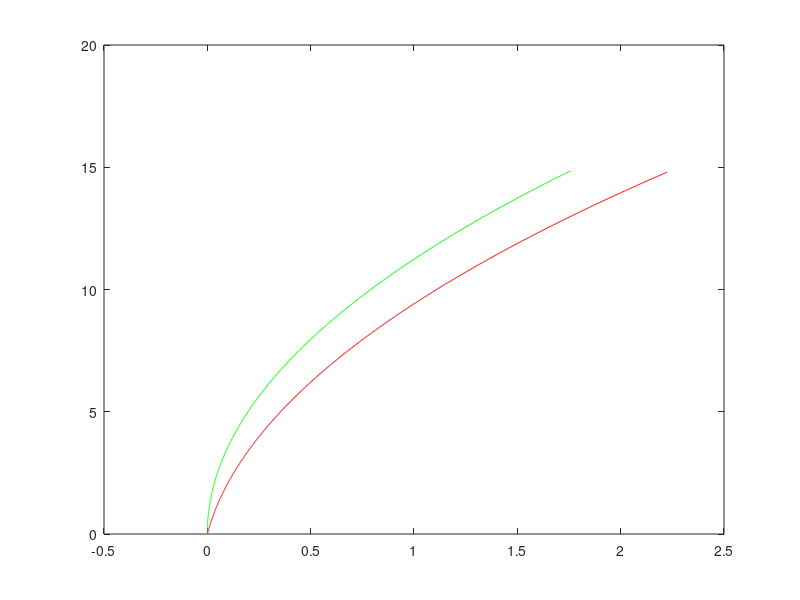

MATLAB code to generate this figure:
the = pi/100;
l = 2;
v = 3;

t0 = 0;
t1 = 5;

t = [t0 : (t1 - t0)/1000 : t1];

w = v/l*sin(the);

fx = l*cot(the) - l/sin(the)*cos(w*t + the);
fy = -l + l/sin(the)*sin(w*t + the);

gx = l*cot(the) - l*cot(the)*cos(w*t);
gy = l*cot(the)*sin(w*t);

plot(fx, fy, "r");
hold on;
plot(gx, gy, "g");
